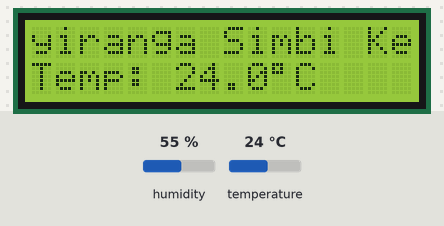
Bench run of a sketch on a simulated Arduino Uno, built with avr-gcc and run on an emulated ATmega328P. On the bench: 16×2 character LCD. Inputs (shaded band) come from the test bench; at power-on: temperature 24 °C, humidity 55 %. What the sketch prints to the serial monitor is not drawn.

Above: at 2.95 s.
3.3 s: temperature set to 12 °C
At 6.45 s:
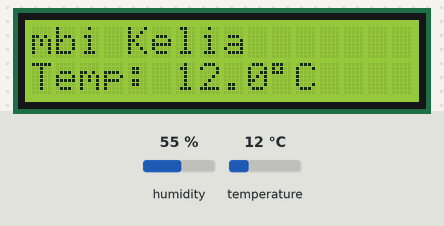
8.1 s: temperature set to 19 °C
At 10.3 s:
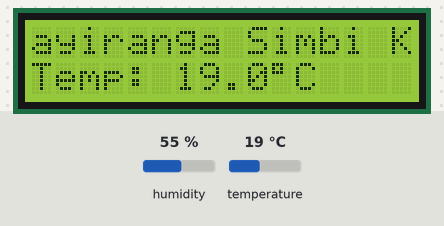
12.9 s: temperature set to 28 °C
At 14.5 s:
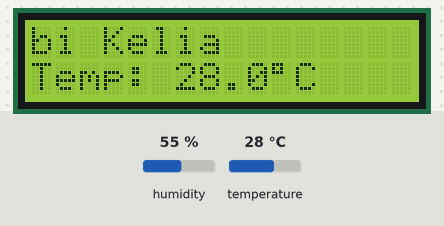
Timing chart, 0 to 16.0 s (numbered marks = the images above; inputs shaded):
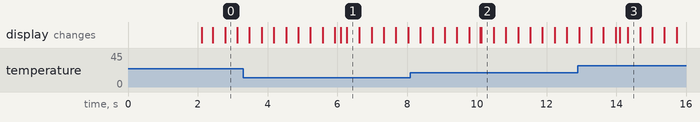

The sketch:

arduino_codes.ino
```cpp
#include <Wire.h>
#include <LiquidCrystal_I2C.h>
#include <DHT.h>

// ── Configuration ──────────────────────────────────────────
#define DHT_PIN     2
#define DHT_TYPE    DHT11
#define LCD_ADDRESS 0x27   // Try 0x3F if display stays blank
#define CANDIDATE   "Kayiranga Simbi Kelia"   // ← change this

// ── Objects ────────────────────────────────────────────────
LiquidCrystal_I2C lcd(LCD_ADDRESS, 16, 2);
DHT dht(DHT_PIN, DHT_TYPE);

// ── Scroll state ───────────────────────────────────────────
String candidate = CANDIDATE;
int scrollPos    = 0;
unsigned long lastScroll = 0;
unsigned long lastRead   = 0;
float temperature        = 0.0;

// ── Setup ──────────────────────────────────────────────────
void setup() {
  Serial.begin(9600);

  lcd.init();
  lcd.backlight();
  lcd.clear();

  dht.begin();

  delay(2000);  // DHT11 needs settling time
}

// ── Helpers ────────────────────────────────────────────────

// Reads temperature with retry; returns NaN on failure
float readTemperature() {
  float t = dht.readTemperature();
  if (isnan(t)) {
    delay(500);
    t = dht.readTemperature();
  }
  return t;
}

// Displays a 16-char window of the candidate name, scrolling
void scrollName() {
  String padded = candidate + "                "; // 16 trailing spaces
  String window = padded.substring(scrollPos, scrollPos + 16);
  lcd.setCursor(0, 0);
  lcd.print(window);

  scrollPos++;
  if (scrollPos > (int)candidate.length()) scrollPos = 0;
}

// ── Main loop ──────────────────────────────────────────────
void loop() {
  unsigned long now = millis();

  // Read temperature every 2 seconds
  if (now - lastRead >= 2000) {
    lastRead = now;
    float t = readTemperature();

    if (!isnan(t)) {
      temperature = t;

      // Send over Serial
      Serial.print("TEMP:");
      Serial.println(temperature, 1);  // e.g. "TEMP:24.5"

      // Update row 2
      lcd.setCursor(0, 1);
      lcd.print("Temp: ");
      lcd.print(temperature, 1);
      lcd.print((char)223);  // degree symbol
      lcd.print("C   ");     // trailing spaces clear old chars
    } else {
      Serial.println("TEMP:ERR");
      lcd.setCursor(0, 1);
      lcd.print("Sensor error    ");
    }
  }

  // Scroll name every 350 ms (only if name > 16 chars)
  if (candidate.length() > 16) {
    if (now - lastScroll >= 350) {
      lastScroll = now;
      scrollName();
    }
  } else {
    // Name fits — print it once, no scrolling
    lcd.setCursor(0, 0);
    lcd.print(candidate);
    // Pad to 16 chars
    for (int i = candidate.length(); i < 16; i++) lcd.print(' ');
  }
}
```
